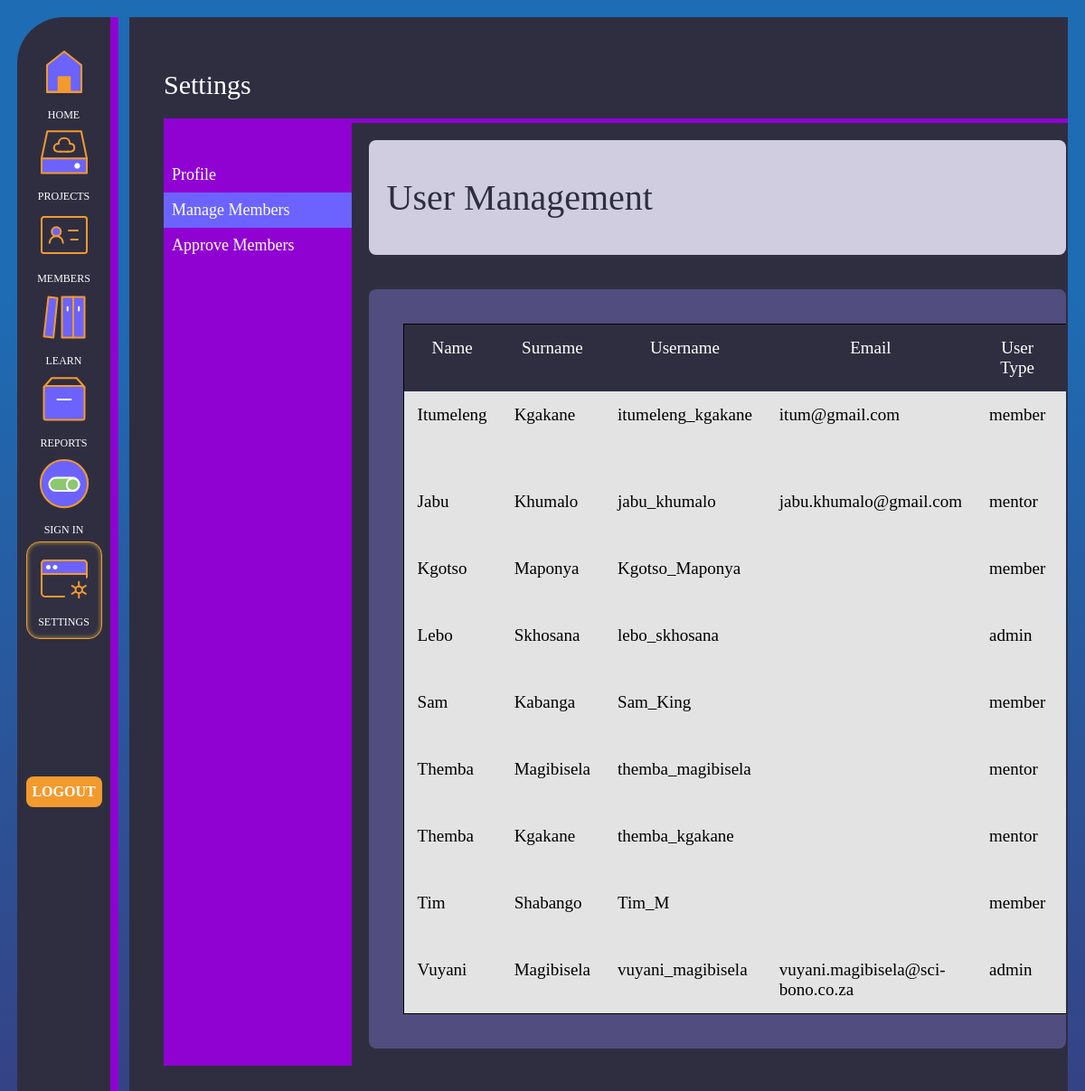
The page /user_list.php (signed in) on the database its author committed.
### tables this page shows
CREATE TABLE `users` (
  `id` int(100) NOT NULL,
  `username` varchar(255) NOT NULL,
  `email` varchar(255) NOT NULL DEFAULT 'default@example.com',
  `password` varchar(255) NOT NULL,
  `name` varchar(255) NOT NULL,
  `surname` varchar(255) NOT NULL,
  `user_type` enum('admin','mentor','member','alumni','community') NOT NULL DEFAULT 'member',
  `Center` enum('Sci-Bono Clubhouse','Waverly Girls Solar Lab','Mapetla Solar Lab','Emdeni Solar Lab') NOT NULL DEFAULT 'Sci-Bono Clubhouse',
  `date_of_birth` date DEFAULT NULL,
  `grade` int(12) DEFAULT NULL,
  `school` varchar(255) DEFAULT NULL,
  `parent` varchar(255) DEFAULT NULL,
  `parent_email` varchar(255) DEFAULT NULL,
  `leaner_number` int(10) DEFAULT NULL,
  `parent_number` int(10) DEFAULT NULL,
  `Relationship` varchar(255) DEFAULT NULL,
  `Gender` enum('Male','Female','Other') NOT NULL
);

### user_list.php (the view, shortened to what this page needs)
<?php
require 'server.php';
if ($_SESSION['user_type'] === 'admin') {
    $sql = "SELECT * FROM users ORDER BY name ASC";
    $stmt = $conn->prepare($sql);
} else {
    $sql = "SELECT * FROM users WHERE user_type = 'member' ORDER BY name ASC";
    $stmt = $conn->prepare($sql);
}
$stmt->execute();
$result = $stmt->get_result();
$users = $result->fetch_all(MYSQLI_ASSOC);
?>
<!DOCTYPE html>
<html lang="en">
<head>
    <link rel="stylesheet" href="style.css">
    <link rel="stylesheet" href="./public/assets/css/settingsStyles.css">
    <link rel="stylesheet" href="./public/assets/css/screenSizes.css">
</head>
<body id="userlist">
<main id="container-settings">
        <section id="nav_section">
            <div class="nav">
                <ul>
                    <li >
                        <a  href="home.php" >
                        Home
                        </a>
                    </li>
                    <li>
                        <a href="projects.php">
                        Projects
                        </a>
                    </li>
                        <li>
                            <a href="members.php" >
                            Members
                            </a>
                        </li>
                        <li>
                            <a href="learn.php">
                            Learn
                            </a>
                        </li>
                        <li>
                        <?php
                            if (isset($_SESSION['user_type'])) {
                                $userType = $_SESSION['user_type'];
                                if ($userType === "admin"): ?>
                                    <a href="reports.php">
                                        Reports
                                    </a>
                                <?php endif;
                            }
                        ?>
                        </li>
                        <li>
                            <a href="signin.php">
                            Sign In
                            </a>
                        </li>
                        <li class="active">
                            <a href="settings.php">
                            Settings
                            </a>
                        </li>
                </ul>
            </div>
            <div class="logout">
            <a href="logout_process.php"><button>Logout</button></a>
            </div>
        </section>
        <section id="settings_main_section">
            <div class="content_section_settings">
                <h1>Settings</h1>
                <div class="settingsContainer">
                    <div class="settingsNav">
                        <a href="settings.php">Profile</a>
                        <a id="SettigsNav_active" href="user_list.php">Manage Members</a>
                        <a href="">Approve Members</a>
                    </div>
                    <div class="editProTop ">
                        <h1 class="userlist-Title" style="color: #2F2E41;font-size: 40px;">User Management</h1>
                    </div>
                    <div class="editProBottom userlist">
                        <table>
                            <thead>
                                <tr>
                                    <th>Name</th>
                                    <th>Surname</th>
                                    <th>Username</th>
                                    <th>Email</th>
                                    <th>User Type</th>
                                    <th>Center</th>
                                </tr>
                            </thead>
                            <tbody>
                                <?php foreach ($users as $user): ?>
                                    <tr>
                                        <td><?php echo htmlspecialchars($user['name']); ?></td>
                                        <td><?php echo htmlspecialchars($user['surname']); ?></td>
                                        <td><?php echo htmlspecialchars($user['username']); ?></td>
                                        <td><?php echo htmlspecialchars($user['email']); ?></td>
                                        <td><?php echo htmlspecialchars($user['user_type']); ?></td>
                                        <td><?php echo htmlspecialchars($user['Center']); ?></td>
                                    </tr>
                                <?php endforeach; ?>
                            </tbody>
                        </table>
                    </div>
                </div>
            </div>
        </section>
    </main>
</body>
</html>

### style.css (style rules this page uses)
* { vertical-align: baseline; font-weight: inherit; font-family: inherit; font-style: inherit; font-size: 100%; border: 0 none; outline: 0; padding: 0; margin: 0; }
body { padding: 0px; margin: 0px; }
h1, h2, h3, h4, h5, h6, p, pre, blockquote, form, ul, ol, dl { margin: 20px 0; }
li, dd, blockquote { margin-left: 40px; }
table { border-collapse: collapse; border-spacing: 0; }
html, body { height: 100vh; margin: 0; padding: 0; }
#nav_section { grid-column: 1/2; grid-row: 1/ span 17; background: #2F2E41; width: auto; height: 100vh; padding: 0.5em; background: #2F2E41; border-right: 9px solid #9002D2; border-radius: 51px 0px 0px 51px; }
.active { background: rgba(217, 217, 217, 0.01); border: 1px solid #F29A2E; box-shadow: inset 0px 0px 4px 1px rgba(255, 208, 55, 0.51); border-radius: 15px; padding: 0.5em; }
.nav ul li { text-align: center; list-style: none; margin: 0.2em auto; }
.nav ul li a { font-family: 'Source Code Pro'; font-style: normal; font-weight: 400; font-size: 12px; line-height: 15px; text-transform: uppercase; color: #FFFFFF; text-decoration: none; }
.logout { margin-top: 8em; }
.logout button { width: 84px; height: 34px; left: 51px; top: 871px; background: #F29A2E; border-radius: 8px; margin: auto; font-family: 'Source Code Pro'; font-style: normal; font-weight: 700; font-size: 16px; line-height: 20px; text-transform: uppercase; color: #FFFFFF; cursor: pointer; }
#userlist { overflow: hidden; }
table { border: 1px solid #000; margin-left: 20px; background-color: #e3e3e3; }
table thead { background-color: #2F2E41; color: #fff; }
th, td { padding: 15px; }
.userlist-Title { padding: 0.5em; }
.userlist-Title { color: #000; font-size: 40px; }
.userlist { padding: 3em; overflow: auto; }
#container-settings { display: grid; grid-template-columns: repeat(16,1fr); grid-template-rows: repeat(16,1fr); gap: 12px; background: linear-gradient(180deg, #1E6CB4 25.96%, #393A7B 111.57%); height: 100%; padding: 1em; }
#settings_main_section { grid-column: 2/17; grid-row: 1/17; background: rgba(255, 255, 255, 0); padding-bottom: 0px; overflow: hidden; }
.content_section_settings { background: #2F2E41; border-radius: 0 2em 2em 0; width: 100%; margin-bottom: 0px; padding: 2em; height: 100vh; overflow: auto; }
.content_section_settings h1 { color: #fff; font-family: 'Source Code Pro'; font-style: normal; font-size: 30px; }
.settingsContainer { border-top: 5px solid #9002D2; display: grid; grid-template-columns: 20% 26% 26% 26%; grid-template-rows: auto; grid-template-areas: "Nav Profile Profile Profile" "nav details details details" "nav details details details"; overflow: hidden; }
.settingsNav { grid-area: Nav; grid-row: 1/4; padding-top: 2em; align-items: center; margin: 0px; background: #9002D2; width: 100%; height: 100%; overflow: hidden; }
.settingsNav a { font-family: 'Source Code Pro'; font-style: normal; font-weight: 500; font-size: 18px; color: #fff; padding: 0.5em; cursor: pointer; text-decoration: none; display: block; }

### public/assets/css/settingsStyles.css (style rules this page uses)
body { background-color: red; }
#SettigsNav_active { background: #6C63FF; color: #fff; }
.userlist table { margin: 0 auto; }

### public/assets/css/screenSizes.css (style rules this page uses)
body { font-size: 16px; }
@media screen and (min-width: 22.5em) { body { font-size: 16px; } }
@media screen and (min-width: 48em) { body { font-size: 17px; } }
@media screen and (min-width: 62em) { body { font-size: 18px; } }
@media screen and (min-width: 62em) { .editProTop h1 { color: #000; } }
@media screen and (min-width: 62em) { .editProTop { grid-area: Profile; background: #D0CDE1; max-width: 1920px; margin: 1em; border-radius: 8px; } }
@media screen and (min-width: 62em) { .editProBottom { grid-area: details; background-color: #514E7F; max-width: 1920px; height: 0 auto; margin: 1em; border-radius: 8px; padding: 2em; } }
@media screen and (min-width: 75em) { body { font-size: 19px; } }

### rows shown on the page
users: name "Itumeleng", surname "Kgakane", username "itumeleng_kgakane", email "itum@gmail.com", user_type "member"
users: name "Jabu", surname "Khumalo", username "jabu_khumalo", email "jabu.khumalo@gmail.com", user_type "mentor"
users: name "Kgotso", surname "Maponya", username "Kgotso_Maponya", user_type "member"
users: name "Lebo", surname "Skhosana", username "lebo_skhosana", user_type "admin"
users: name "Sam", surname "Kabanga", username "Sam_King", user_type "member"
users: name "Themba", surname "Magibisela", username "themba_magibisela", user_type "mentor"
users: name "Themba", surname "Kgakane", username "themba_kgakane", user_type "mentor"
users: name "Tim", surname "Shabango", username "Tim_M", user_type "member"
users: name "Vuyani", surname "Magibisela", username "vuyani_magibisela", email "vuyani.magibisela@sci-bono.co.za", user_type "admin"
